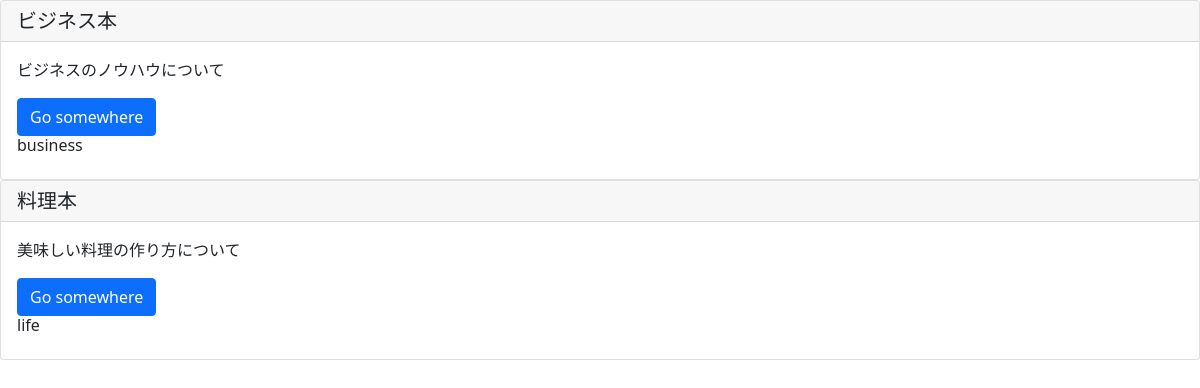
Before: /book/ with the older database file.
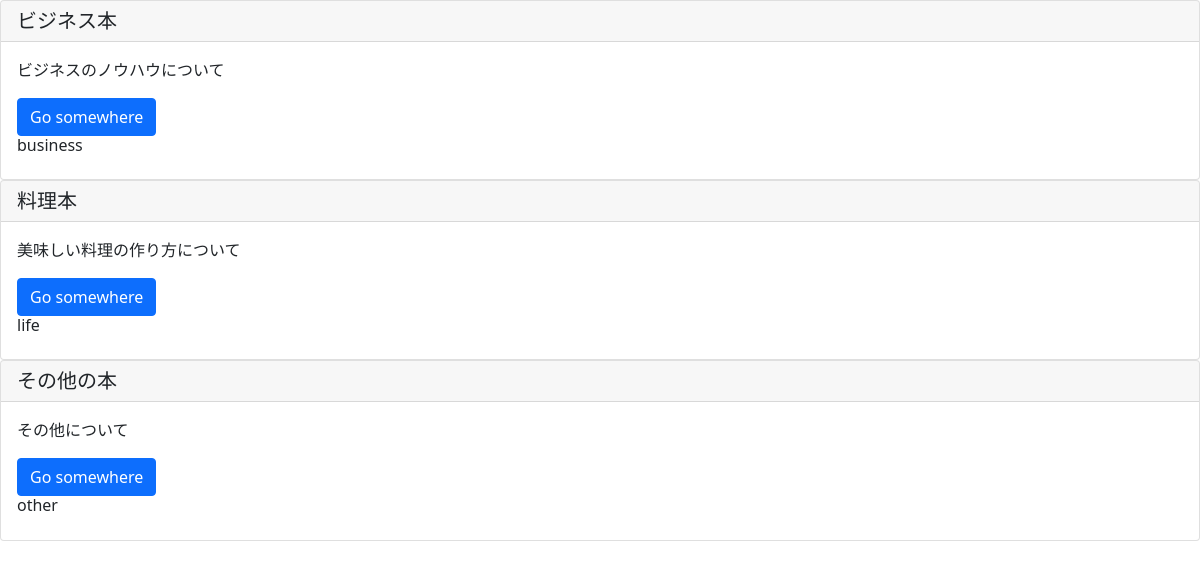
After: the same page with the newer database file.
### book/models.py (models this page shows, shortened)
class Book(models.Model):
    title=models.CharField(max_length=100)
    text=models.TextField()
    category=models.CharField(
        max_length=100,
        choices=CATEGORY
        )

### book/views.py (the view)
# urls.py: path('book/',views.ListBookView.as_view(),name='list-book'),
class ListBookView(ListView):
    template_name='book/book_list.html'
    model=Book

### book/templates/book/book_list.html (shortened to what this page needs)
{% extends 'base.html' %}
{% block content %}
    {% for item in object_list %}
    <div class="card">
        <h5 class="card-header">{{ item.title }}</h5>
        <div class="card-body">
            <p class="card-text">{{ item.text }}</p>
            <a href="#" class="btn btn-primary">Go somewhere</a>
            <h6 class="card-title">{{ item.category }}</h6>
        </div>
    </div>
    {% endfor %}
{% endblock content %}

### templates/base.html (shortened to what this page needs)
<!doctype html>
<html lang="en">
    <head>
        <link href="https://cdn.jsdelivr.net/npm/bootstrap@5.1.3/dist/css/bootstrap.min.css" rel="stylesheet">
    </head>
    <body>
        {% block content %}{% endblock content %}
    </body>
</html>

Changed rows visible on the page:
added Book: title "その他の本", text "その他について", category "other"
